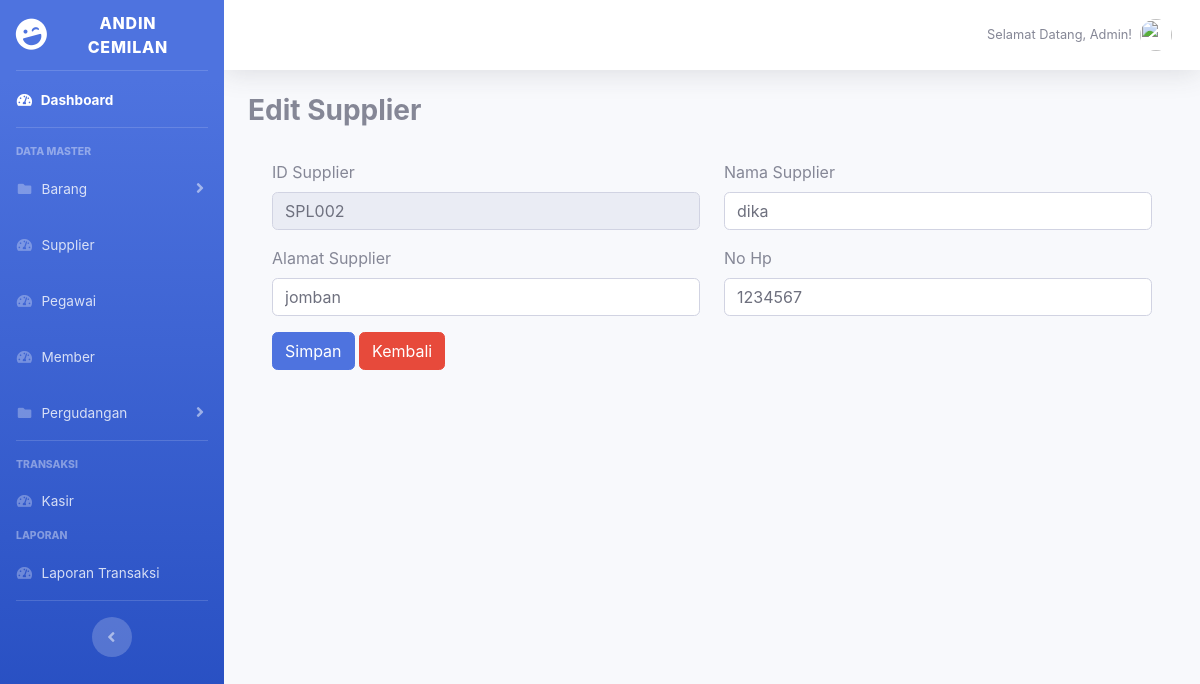
The app's page /data-master/supplier/edit/SPL002 with its own data.
### tables this page shows
CREATE TABLE `tbl_supplier` (
  `id_supplier` char(8) NOT NULL,
  `nama_supplier` varchar(50) NOT NULL,
  `alamat_supplier` varchar(50) NOT NULL,
  `no_hp` varchar(50) NOT NULL
);

### application/controllers/data-master/Supplier.php (called while the page is built, shortened)
<?php
class Supplier extends CI_Controller
{
	function __construct()
	{
		$this->load->model('m_supplier');
	}
	function edit($id){
		$where = array('id_supplier' => $id);
		$data['supplier'] = $this->m_supplier->edit_data('tbl_supplier', $where)->row_array();
		$this->load->view('template/header');
        $this->load->view('template/navbar');
        $this->load->view('data-master/supplier/editSupplier', $data);
        $this->load->view('template/footer');
	}
}
?>

### index.php (called while the page is built, shortened)
<?php
require_once BASEPATH.'core/CodeIgniter.php';

### application/models/M_supplier.php (called while the page is built, shortened)
<?php
class M_supplier extends CI_Model {
    function edit_data($table,$where){
        return $this->db->get_where($table, $where);
    }
}

### application/views/data-master/supplier/editSupplier.php (the view)
<div class="container-fluid">
    <div class="d-sm-flex align-items-center justify-content-between mb-4">
        <h1 class="h3 font-weight-bold text-grey text-center">Edit Supplier</h1>
    </div>
    <div class="container-fluid">
        <form class="" method="post" action="<?php echo base_url() . 'data-master/supplier/update'; ?>" enctype="multipart/form-data">
            <div class="form-group row">
                <div class="col-sm-6 mb-3 mb-sm-0">
                    <label for="exampleInputEmail1">ID Supplier</label>
                    <input type="text" name="id_supplier" class="form-control"
                    id="exampleInputEmail1" aria-describedby="emailHelp"
                    placeholder="Masukan ID" value="<?php echo $supplier['id_supplier'] ?>" readonly>
                </div>
                <div class="col-sm-6 mb-3 mb-sm-0">
                    <label for="exampleInputEmail1">Nama Supplier</label>
                    <input type="text" name="nama_supplier" class="form-control"
                    id="exampleInputEmail1" aria-describedby="emailHelp" placeholder="Masukan nama"
                    value="<?php echo $supplier['nama_supplier'] ?>">
                </div>
            </div>
            <div class="form-group row">
                <div class="col-sm-6 mb-3 mb-sm-0">
                    <label for="exampleInputEmail1">Alamat Supplier</label>
                    <input type="text" name="alamat_supplier" class="form-control"
                    id="exampleInputEmail1" aria-describedby="emailHelp" placeholder="Masukan Alamat"
                    value="<?php echo $supplier['alamat_supplier'] ?>">
                </div>
                <div class="col-sm-6 mb-3 mb-sm-0">
                    <label for="exampleInputEmail1">No Hp</label>
                    <input type="number" name="no_hp" class="form-control"
                    id="exampleInputEmail1" aria-describedby="emailHelp" placeholder="Masukan nama"
                    value="<?php echo $supplier['no_hp'] ?>">
                </div>
            </div>
            <button type="submit" class="btn btn-primary">Simpan</button>
            <a href="<?php echo base_url() . 'data-master/supplier'; ?>" class="btn btn-danger">Kembali</a>
        </form>
    </div>
</div>

### records on screen
tbl_supplier: id_supplier "SPL002", nama_supplier "dika", alamat_supplier "jomban", no_hp "1234567"
